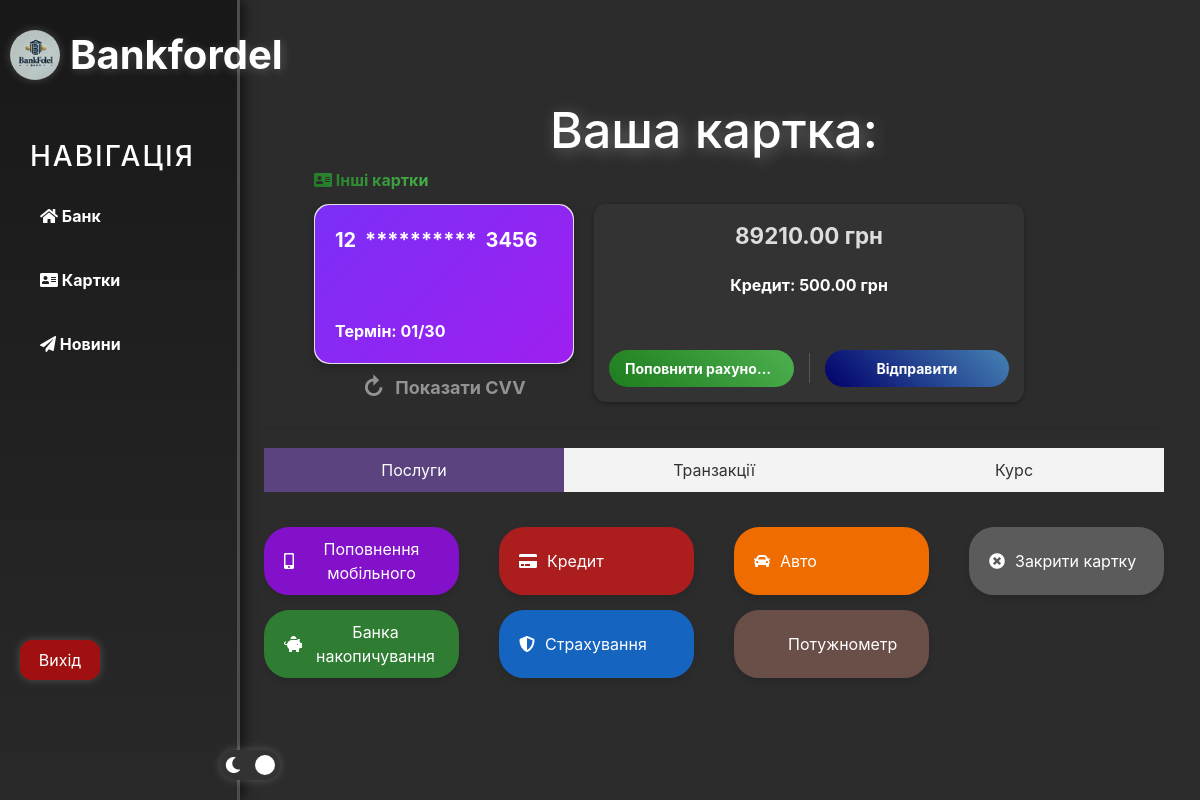
Page /cards/13/ (signed in) on the earlier database version.
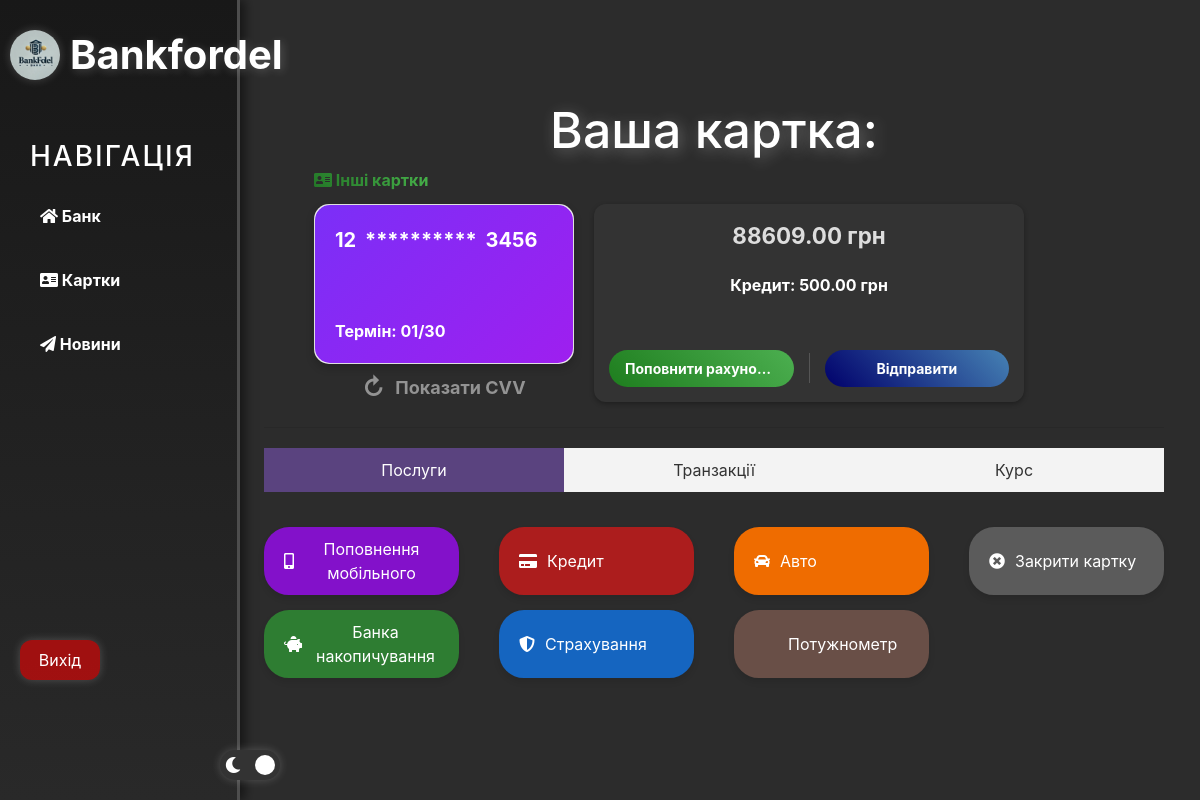
Same page on the later database version.
### site_auth/models.py (models this page shows, shortened)
class BankCard(models.Model):
    user = models.ForeignKey(settings.AUTH_USER_MODEL, on_delete=models.CASCADE, related_name="bank_cards")
    card_number = models.CharField(max_length=16, unique=True)
    cvv = models.CharField(max_length=3)
    expiry_date = models.CharField(max_length=5)
    balance = models.DecimalField(max_digits=10, decimal_places=2, default=0.00)

class CustomUser(AbstractUser):
    email = models.EmailField(unique=True)
    verification_code = models.CharField(max_length=6, blank=True, null=True)
    credit_balance = models.DecimalField(max_digits=10, decimal_places=2, default=0.00)

### cards/views.py (the view)
# urls.py: path('<int:pk>/', views.card, name='card'),
def card(request, pk):
    if not request.user.is_authenticated:
        return render(request, "cards/card.html")
    card = get_object_or_404(BankCard, pk=pk, user=request.user)
    transactions = Transaction.objects.filter(card=card).order_by("-date")
    context = {
        "card": card,
        "transactions": transactions
    }
    return render(request, "cards/card.html", context)

### templates/cards/card.html (shortened to what this page needs)
{% extends 'layout.html' %}
{% load static %}
{% block content %}
<link rel="stylesheet" href="{% static 'cards/css/style_card.css' %}">
<link rel="stylesheet" href="https://cdnjs.cloudflare.com/ajax/libs/font-awesome/5.15.4/css/all.min.css">
{% if user.is_authenticated %}
    <div class="features">
        <h1>Ваша картка:</h1>
        <div class="card-section">
            <a href="{% url 'cards:cards' %}" class="button-cards"><i class="fas fa-address-card"></i> Інші картки</a>
            <div class="card-wrapper">
                <div class="card-container">
                    <div class="card" id="card">
                        <div class="card-front">
                            <div class="card-number">
                                <span class="visible-part">{{ card.card_number|slice:":2" }}</span>
                                <span class="masked-part">**********</span>
                                <span class="visible-part">{{ card.card_number|slice:"12:" }}</span>
                            </div>
                            <div class="card-expiry">Термін: {{ card.expiry_date }}</div>
                        </div>
                        <div class="card-back">
                            <div class="card-number" id="cardNumberFull">{{ card.card_number }}</div>
                            <div class="card-cvv">CVV: {{ card.cvv }}</div>
                        </div>
                    </div>
                    <button class="flip-button" id="flipButton" onclick="toggleCVV()">
                        <span class="arrow-container">&#x21bb;</span>
                        <span class="button-text" id="flipButtonText">Показати CVV</span>
                    </button>
                </div>
                <div class="balance-block">
                    <div class="balance-info">
                        <span class="balance-amount">{{ card.balance }} грн</span>
                        <p class="credit-info">Кредит: {{ user.credit_balance }} грн</p>
                    </div>
                    <div class="action-buttons">
                        <a href="#" class="replenish-button">Поповнити рахунок +</a>
                        <a href="transfer" class="send-button">Відправити</a>
                    </div>
                </div>
            </div>
        </div>
        <hr>
        <div class="tabs">
            <button class="tab-button active" data-tab="services">Послуги</button>
            <button class="tab-button" data-tab="transactions">Транзакції</button>
            <button class="tab-button" data-tab="rates">Курс</button>
        </div>
        <div class="tab-content" id="services" style="display: block;">
            <div class="services-buttons">
                <a href="mobile" class="service-button" style="--color-start: #8311ca;">
                    <i class="fas fa-mobile-alt"></i> Поповнення мобільного
                </a>
                <a href="credit" class="service-button" style="--color-start: #ac1d1d;">
                    <i class="fas fa-credit-card"></i> Кредит
                </a>
                <a href="auto" class="service-button" style="--color-start: #ef6c00;">
                    <i class="fas fa-car"></i> Авто
                </a>
                <a href="close-card" class="service-button" style="--color-start: #5b5b5b;">
                    <i class="fas fa-times-circle"></i> Закрити картку
                </a>
                <a href="banka" class="service-button" style="--color-start: #2e7d32;">
                    <i class="fas fa-piggy-bank"></i> Банка накопичування
                </a>
                <a href="insurance" class="service-button" style="--color-start: #1565c0;">
                    <i class="fas fa-shield-alt"></i> Страхування
                </a>
                <a href="train" class="service-button" style="--color-start: #694f47;">
                    <i alt="Иконка" style="width: 24px; height: 24px;"></i> Потужнометр
                </a>
            </div>
        </div>
    </div>
{% endif %}
{% endblock %}

### templates/layout.html (shortened to what this page needs)
{% load static %}
<!DOCTYPE html>
<html lang="ru">
<head>
    <link rel="stylesheet" href="https://stackpath.bootstrapcdn.com/bootstrap/4.5.2/css/bootstrap.min.css">
    <link rel="stylesheet" href="{% static 'home/css/home.css' %}">
    <link rel="stylesheet" href="https://use.fontawesome.com/releases/v5.8.2/css/all.css">
</head>
<body>
    <div class="header-buttons-container">
        <div id="theme-toggle" class="theme-toggle-btn">
            <div class="theme-toggle-slider"></div>
            <i class="fas fa-moon moon-icon"></i>
        </div>
        {% if request.user.is_authenticated %}
        <div id="exit-button" class="exit-btn">
            Вихід
        </div>
        {% endif %}
    </div>
    <aside>
        <span class="logo">
            <a href="/home/">
                <img src="{% static 'images/logo.jpg' %}" alt="Bankfordel Logo" class="logo-img">
            </a>
            Bankfordel
        </span>
        <h3>Навігація</h3>
        <ul>
            <a href="/home/"><li><i class="fas fa-home"></i> Банк </li></a>
            <a href="/cards/"><li><i class="fas fa-address-card"></i> Картки </li></a>
            <a href="/news/"><li><i class="fas fa-paper-plane"></i> Новини </li></a>
        </ul>
    </aside>
    <main>
        {% block content %}
        {% endblock %}
    </main>
</body>
</html>

### static/home/css/home.css (style rules this page uses)
body { background: #2c2c2c; color: #fff; margin: 0; padding: 0; transition: background 0.3s ease, color 0.3s ease; }
aside { position: fixed; top: 0; left: 0; background: linear-gradient(180deg, #181818, #292929); width: 20%; padding: 2.5%; height: 100vh; color: #fff; border-right: 3px solid #4d4d4d; box-shadow: 5px 0 10px rgba(0, 0, 0, 0.5); z-index: 1000; transition: background 0.3s ease, color 0.3s ease; }
aside img { width: 80px; float: left; border-radius: 50%; box-shadow: 0px 0px 10px rgba(255, 255, 255, 0.2); transition: transform 0.3s ease; }
aside .logo { font-size: 40px; left: -20px; font-weight: bold; position: relative; top: -5px; text-shadow: 2px 2px 10px rgba(255, 255, 255, 0.2); }
aside h3 { margin-top: 50px; font-size: 28px; text-transform: uppercase; letter-spacing: 2px; }
aside ul { list-style: none; padding: 0; }
aside ul li { color: #fff; display: block; margin-top: 20px; padding: 10px; border-radius: 5px; transition: all 0.3s ease; }
aside ul a { color: inherit; text-decoration: none; font-weight: bold; transition: color 0.3s ease; }
main .features { margin-left: 22%; color: #fff; margin-top: 100px; text-align: center; width: 75%; }
main .features h1 { font-size: 50px; text-shadow: 3px 3px 15px rgba(255, 255, 255, 0.3); }
main .features p { max-width: 400px; margin: 20px auto; }
.theme-toggle-btn { position: fixed; bottom: 20px; left: 220px; width: 60px; height: 30px; background: #333; border-radius: 30px; display: flex; align-items: center; padding: 5px; cursor: pointer; transition: all 0.3s ease; justify-content: space-between; z-index: 10000; box-shadow: 0px 0px 10px rgba(255, 255, 255, 0.2); }
.theme-toggle-btn .theme-toggle-slider { width: 20px; height: 20px; background: #fff; border-radius: 50%; transition: transform 0.3s ease; }
.theme-toggle-btn .moon-icon, .theme-toggle-btn .sun-icon { color: #fff; font-size: 16px; position: absolute; transition: opacity 0.3s ease; }
.theme-toggle-btn .moon-icon { left: 5px; }
body:not(.light-theme) .theme-toggle-slider { transform: translateX(30px); }
body:not(.light-theme) .theme-toggle-btn .moon-icon { color: #fff; opacity: 1; }
.exit-btn { position: fixed; top: 640px; left: 20px; width: 80px; height: 40px; background-color: #ff000090; color: #fff; border-radius: 12px; display: flex; align-items: center; padding: 5px; cursor: pointer; transition: all 0.3s ease; justify-content: center; z-index: 10000; box-shadow: 0px 0px 10px rgba(255, 255, 255, 0.2); }
body { overflow-y: scroll; scrollbar-width: thin; scrollbar-color: #eb5959 #444; }
.logo { display: flex; align-items: center; gap: 10px; }
.logo-img { width: 50px; height: auto; }

Differences in the rows shown:
changed BankCard: balance "89210.00" → "88609.00"
